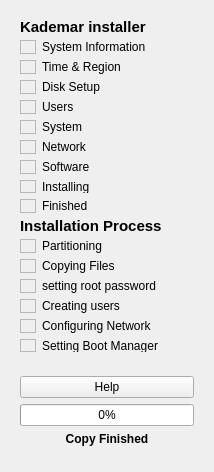
     <widget class="QWidget" name="scrollAreaWidgetContents_2">
      <property name="geometry">
       <rect>
        <x>0</x>
        <y>0</y>
        <width>214</width>
        <height>472</height>
       </rect>
      </property>
      <layout class="QGridLayout" name="gridLayout_5">
       <item row="1" column="0">
        <widget class="QWidget" name="WLogo" native="true">
         <property name="maximumSize">
          <size>
           <width>16777215</width>
           <height>200</height>
          </size>
         </property>
         <property name="palette">
          <palette>
           <active/>
           <inactive/>
           <disabled/>
          </palette>
         </property>
         <property name="autoFillBackground">
          <bool>false</bool>
         </property>
         <layout class="QGridLayout" name="gridLayout_8">
          <item row="0" column="0">
           <widget class="QPushButton" name="BHelp">
            <property name="text">
             <string>Help</string>
            </property>
            <property name="icon">
             <iconset>
              <normaloff>../../usr/share/kademar/utils/instalador/img/help.png</normaloff>../../usr/share/kademar/utils/instalador/img/help.png</iconset>
            </property>
           </widget>
          </item>
          <item row="1" column="0">
           <widget class="QProgressBar" name="PBLogo">
            <property name="value">
             <number>0</number>
            </property>
            <property name="alignment">
             <set>Qt::AlignLeading</set>
            </property>
            <property name="textVisible">
             <bool>true</bool>
            </property>
           </widget>
          </item>
          <item row="2" column="0">
           <widget class="QLabel" name="LFinishedLogo">
            <property name="maximumSize">
             <size>
              <width>16777215</width>
              <height>25</height>
             </size>
            </property>
            <property name="font">
             <font>
              <weight>75</weight>
              <bold>true</bold>
             </font>
            </property>
            <property name="text">
             <string>Copy Finished</string>
            </property>
            <property name="alignment">
             <set>Qt::AlignHCenter|Qt::AlignTop</set>
            </property>
            <property name="wordWrap">
             <bool>true</bool>
            </property>
           </widget>
          </item>
          <item row="3" column="0">
           <widget class="QFrame" name="FLogo">
            <property name="frameShape">
             <enum>QFrame::StyledPanel</enum>
            </property>
            <property name="frameShadow">
             <enum>QFrame::Raised</enum>
            </property>
           </widget>
          </item>
         </layout>
        </widget>
       </item>
       <item row="0" column="0">
        <widget class="QWidget" name="WProgress" native="true">
         <property name="minimumSize">
          <size>
           <width>180</width>
           <height>100</height>
          </size>
         </property>
         <layout class="QGridLayout" name="gridLayout_6">
          <item row="0" column="0" colspan="2">
           <widget class="QLabel" name="LInstaller">
            <property name="font">
             <font>
              <pointsize>11</pointsize>
              <weight>75</weight>
              <bold>true</bold>
             </font>
            </property>
            <property name="text">
             <string>Kademar installer</string>
            </property>
           </widget>
          </item>
          <item row="1" column="0">
           <widget class="QFrame" name="FSystemInfo">
            <property name="maximumSize">
             <size>
              <width>16</width>
              <height>16</height>
             </size>
            </property>
            <property name="frameShape">
             <enum>QFrame::StyledPanel</enum>
            </property>
            <property name="frameShadow">
             <enum>QFrame::Raised</enum>
            </property>
           </widget>
          </item>
          <item row="1" column="1">
           <widget class="QLabel" name="LSystemInfo">
            <property name="text">
             <string>System Information</string>
            </property>
            <property name="wordWrap">
             <bool>true</bool>
            </property>
           </widget>
          </item>
          <item row="2" column="0">
           <widget class="QFrame" name="FTime">
            <property name="maximumSize">
             <size>
              <width>16</width>
              <height>16</height>
             </size>
            </property>
            <property name="frameShape">
             <enum>QFrame::StyledPanel</enum>
            </property>
            <property name="frameShadow">
             <enum>QFrame::Raised</enum>
            </property>
           </widget>
          </item>
          <item row="2" column="1">
           <widget class="QLabel" name="LTime">
            <property name="text">
             <string>Time &amp; Region</string>
            </property>
            <property name="wordWrap">
             <bool>true</bool>
            </property>
           </widget>
          </item>
          <item row="3" column="0">
           <widget class="QFrame" name="FDisk">
            <property name="maximumSize">
             <size>
              <width>16</width>
              <height>16</height>
             </size>
            </property>
            <property name="frameShape">
             <enum>QFrame::StyledPanel</enum>
            </property>
            <property name="frameShadow">
             <enum>QFrame::Raised</enum>
            </property>
           </widget>
          </item>
          <item row="3" column="1">
           <widget class="QLabel" name="LDisk">
            <property name="text">
             <string>Disk Setup</string>
            </property>
            <property name="wordWrap">
             <bool>true</bool>
            </property>
           </widget>
          </item>
          <item row="4" column="0">
           <widget class="QFrame" name="FUsers">
            <property name="maximumSize">
             <size>
              <width>16</width>
              <height>16</height>
             </size>
            </property>
            <property name="frameShape">
             <enum>QFrame::StyledPanel</enum>
            </property>
            <property name="frameShadow">
             <enum>QFrame::Raised</enum>
            </property>
           </widget>
          </item>
          <item row="4" column="1">
           <widget class="QLabel" name="LUsers">
            <property name="text">
             <string>Users</string>
            </property>
            <property name="wordWrap">
             <bool>true</bool>
            </property>
           </widget>
          </item>
          <item row="5" column="0">
           <widget class="QFrame" name="FSystem">
            <property name="maximumSize">
             <size>
              <width>16</width>
              <height>16</height>
             </size>
            </property>
            <property name="frameShape">
             <enum>QFrame::StyledPanel</enum>
            </property>
            <property name="frameShadow">
             <enum>QFrame::Raised</enum>
            </property>
           </widget>
          </item>
          <item row="5" column="1">
           <widget class="QLabel" name="LSystem">
            <property name="text">
             <string>System</string>
            </property>
            <property name="wordWrap">
             <bool>true</bool>
            </property>
           </widget>
          </item>
          <item row="6" column="0">
           <widget class="QFrame" name="FNetwork">
            <property name="maximumSize">
             <size>
              <width>16</width>
              <height>16</height>
             </size>
            </property>
            <property name="frameShape">
             <enum>QFrame::StyledPanel</enum>
            </property>
            <property name="frameShadow">
             <enum>QFrame::Raised</enum>
            </property>
           </widget>
          </item>
          <item row="6" column="1">
           <widget class="QLabel" name="LNetwork">
            <property name="text">
             <string>Network</string>
            </property>
            <property name="wordWrap">
             <bool>true</bool>
            </property>
           </widget>
          </item>
          <item row="7" column="0">
           <widget class="QFrame" name="FSoft">
            <property name="maximumSize">
             <size>
              <width>16</width>
              <height>16</height>
             </size>
            </property>
            <property name="frameShape">
             <enum>QFrame::StyledPanel</enum>
            </property>
            <property name="frameShadow">
             <enum>QFrame::Raised</enum>
            </property>
           </widget>
          </item>
          <item row="7" column="1">
           <widget class="QLabel" name="LSoftware">
            <property name="text">
             <string>Software</string>
            </property>
            <property name="wordWrap">
             <bool>true</bool>
            </property>
           </widget>
          </item>
          <item row="8" column="0">
           <widget class="QFrame" name="FInstalling">
            <property name="maximumSize">
             <size>
              <width>16</width>
              <height>16</height>
             </size>
            </property>
            <property name="frameShape">
             <enum>QFrame::StyledPanel</enum>
            </property>
            <property name="frameShadow">
             <enum>QFrame::Raised</enum>
            </property>
           </widget>
          </item>
          <item row="8" column="1">
           <widget class="QLabel" name="LInstallingProgress">
            <property name="text">
             <string>Installing</string>
            </property>
            <property name="wordWrap">
             <bool>true</bool>
            </property>
           </widget>
          </item>
          <item row="9" column="0">
           <widget class="QFrame" name="FFinished">
            <property name="maximumSize">
             <size>
              <width>16</width>
              <height>16</height>
             </size>
            </property>
            <property name="frameShape">
             <enum>QFrame::StyledPanel</enum>
            </property>
            <property name="frameShadow">
             <enum>QFrame::Raised</enum>
            </property>
           </widget>
          </item>
          <item row="9" column="1">
           <widget class="QLabel" name="LFinishedProgress">
            <property name="text">
             <string>Finished</string>
            </property>
            <property name="wordWrap">
             <bool>true</bool>
            </property>
           </widget>
          </item>
          <item row="10" column="0" colspan="2">
           <widget class="QLabel" name="LProcess">
            <property name="font">
             <font>
              <pointsize>11</pointsize>
              <weight>75</weight>
              <bold>true</bold>
             </font>
            </property>
            <property name="text">
             <string>Installation Process</string>
            </property>
           </widget>
          </item>
          <item row="11" column="0">
           <widget class="QFrame" name="FPartitioning">
            <property name="maximumSize">
             <size>
              <width>16</width>
              <height>16</height>
             </size>
            </property>
            <property name="frameShape">
             <enum>QFrame::StyledPanel</enum>
            </property>
            <property name="frameShadow">
             <enum>QFrame::Raised</enum>
            </property>
           </widget>
          </item>
          <item row="11" column="1">
           <widget class="QLabel" name="LPartitioning">
            <property name="text">
             <string>Partitioning</string>
            </property>
            <property name="wordWrap">
             <bool>true</bool>
            </property>
           </widget>
          </item>
          <item row="12" column="0">
           <widget class="QFrame" name="FCopy">
            <property name="maximumSize">
             <size>
              <width>16</width>
              <height>16</height>
             </size>
            </property>
            <property name="frameShape">
             <enum>QFrame::StyledPanel</enum>
            </property>
            <property name="frameShadow">
             <enum>QFrame::Raised</enum>
            </property>
           </widget>
          </item>
          <item row="12" column="1">
           <widget class="QLabel" name="LCopy">
            <property name="text">
             <string>Copying Files</string>
            </property>
            <property name="wordWrap">
             <bool>true</bool>
            </property>
           </widget>
          </item>
          <item row="13" column="0">
           <widget class="QFrame" name="FRoot">
            <property name="maximumSize">
             <size>
              <width>16</width>
              <height>16</height>
             </size>
            </property>
            <property name="frameShape">
             <enum>QFrame::StyledPanel</enum>
            </property>
            <property name="frameShadow">
             <enum>QFrame::Raised</enum>
            </property>
           </widget>
          </item>
          <item row="13" column="1">
           <widget class="QLabel" name="LRoot">
            <property name="text">
             <string>setting root password</string>
            </property>
            <property name="wordWrap">
             <bool>true</bool>
            </property>
           </widget>
          </item>
          <item row="14" column="0">
           <widget class="QFrame" name="FCreatingUsers">
            <property name="maximumSize">
             <size>
              <width>16</width>
              <height>16</height>
             </size>
            </property>
            <property name="frameShape">
             <enum>QFrame::StyledPanel</enum>
            </property>
            <property name="frameShadow">
             <enum>QFrame::Raised</enum>
            </property>
           </widget>
          </item>
          <item row="14" column="1">
           <widget class="QLabel" name="LCreatingUsers">
            <property name="text">
             <string>Creating users</string>
            </property>
            <property name="wordWrap">
             <bool>true</bool>
            </property>
           </widget>
          </item>
          <item row="15" column="0">
           <widget class="QFrame" name="FNetConfig">
            <property name="maximumSize">
             <size>
              <width>16</width>
              <height>16</height>
             </size>
            </property>
            <property name="frameShape">
             <enum>QFrame::StyledPanel</enum>
            </property>
            <property name="frameShadow">
             <enum>QFrame::Raised</enum>
            </property>
           </widget>
          </item>
          <item row="15" column="1">
           <widget class="QLabel" name="LNetConfig">
            <property name="text">
             <string>Configuring Network</string>
            </property>
            <property name="wordWrap">
             <bool>true</bool>
            </property>
           </widget>
          </item>
          <item row="16" column="0">
           <widget class="QFrame" name="FBoot">
            <property name="maximumSize">
             <size>
              <width>16</width>
              <height>16</height>
             </size>
            </property>
            <property name="frameShape">
             <enum>QFrame::StyledPanel</enum>
            </property>
            <property name="frameShadow">
             <enum>QFrame::Raised</enum>
            </property>
           </widget>
          </item>
          <item row="16" column="1">
           <widget class="QLabel" name="LBoot">
            <property name="text">
             <string>Setting Boot Manager</string>
            </property>
            <property name="wordWrap">
             <bool>true</bool>
            </property>
           </widget>
          </item>
         </layout>
        </widget>
       </item>
      </layout>
     </widget>
